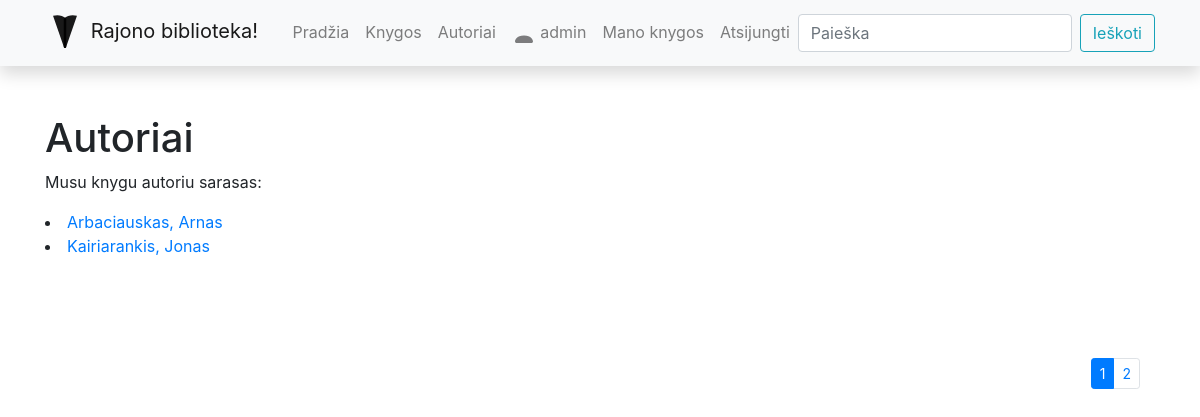
The app's page /library/authors/ (signed in) with its own data.
### library/models.py (models this page shows, shortened)
class Author(models.Model):
    first_name = models.CharField('Vardas', max_length=100)
    last_name = models.CharField('Pavarde', max_length=100)
    description = HTMLField()
    def display_books(self):
        return ', '.join([book.title for book in self.books.all()[:3]])
    display_books.short_description = "Knygos"
    class Meta:
        ordering = ['last_name', 'first_name']
        verbose_name = "Autorius"
        verbose_name_plural = "Autoriai"
    def __str__(self):
        return f'{self.last_name}, {self.first_name}'

### library/views.py (the view)
# urls.py: path('authors/', views.authors, name='authors'),
def authors(request):
    paginator = Paginator(Author.objects.all(), 2)
    page_number = request.GET.get('page')
    paged_authors = paginator.get_page(page_number)
    context = {
        'authors': paged_authors  # anksciau buvo 'authors' bet dabar naudojame Paginator, todel ir jo reiksme idedame
    }
    return render(request, 'authors.html', context=context)

### library/templates/authors.html
{% extends "base.html" %}
{% block content %}
<h1>Autoriai</h1>
<p>Musu knygu autoriu sarasas: </p>
{% for author_obj in authors %}
<li><a href="{% url 'author-detail' author_obj.id %}">{{author_obj}}</a></li>
{% endfor %}
<div class="container puslapiai"><nav aria-label="...">
        {% if authors.has_other_pages %}
            <ul class="pagination pagination-sm justify-content-end">
                {% for i in authors.paginator.page_range %}
                    {% if authors.number == i %}
                        <li class="page-item active"><a class="page-link">{{ i }}</a></li>
                    {% else %}
                        <li class="page-item"><a class="page-link" href="?page={{ i }}">{{ i }}</a></li>
                    {% endif %}
                {% endfor %}
            </ul>
        {% endif %}
    </nav></div>
{% endblock %}

### library/templates/base.html (shortened to what this page needs)
<!DOCTYPE html>
<html lang="en">
<head>
    <link
            rel="stylesheet"
            href="https://stackpath.bootstrapcdn.com/bootstrap/4.1.3/css/bootstrap.min.css"
    />
    <link
            rel="stylesheet"
            href="https://cdnjs.cloudflare.com/ajax/libs/font-awesome/4.7.0/css/font-awesome.min.css"
    />
    {% load static %}
    <link rel="stylesheet" href="{% static 'css/styles.css' %}"/>
</head>
<body>
<nav
        class="navbar navbar-expand-lg navbar-light bg-light static-top mb-5 shadow"
>
    <div class="container">
        <a class="navbar-brand" href="#">
            Rajono biblioteka!</a
        >
        <div class="collapse navbar-collapse" id="navbarResponsive">
            <ul class="navbar-nav ml-auto">
                <li class="nav-item">
                    <a class="nav-link" href="{% url 'index' %}">Pradžia</a>
                </li>
                <li class="nav-item">
                    <a class="nav-link" href="{% url 'books' %}">Knygos</a>
                </li>
                <li class="nav-item">
                    <a class="nav-link" href="{% url 'authors' %}">Autoriai</a>
                </li>
                {% if user.is_authenticated%}
                <li class="nav-item"><a class="nav-link" href="{% url 'profilis'%}">
                    {{ user.get_username }}</a></li>
                <li class="nav-item"><a class="nav-link" href="{% url 'my-borrowed' %}">Mano knygos</a></li>
                <li class="nav-item"><a class="nav-link" href="{% url 'logout'%}">Atsijungti</a></li>
                {% endif %}
            </ul>
            <form
                    class="form-inline my-2 my-lg-0"
                    action="{% url 'search' %}"
                    method="get"
            >
                <input
                        class="form-control mr-sm-2"
                        type="search"
                        placeholder="Paieška"
                        aria-label="Search"
                        name="query"
                />
                <button class="btn btn-outline-info my-2 my-sm-0" type="submit">
                    Ieškoti
                </button>
            </form>
        </div>
    </div>
</nav>
<div class="container">{% block content %}{% endblock %}</div>
</body>
</html>

### library/static/css/styles.css (style rules this page uses)
.puslapiai { margin-top: 100px; float: left; }

### records on screen
Author: last_name+first_name "Arbaciauskas, Arnas"
Author: last_name+first_name "Kairiarankis, Jonas"

### other values on screen
{{ user.get_username }} "admin"
{{ i }} "1"
{{ i }} "2"
